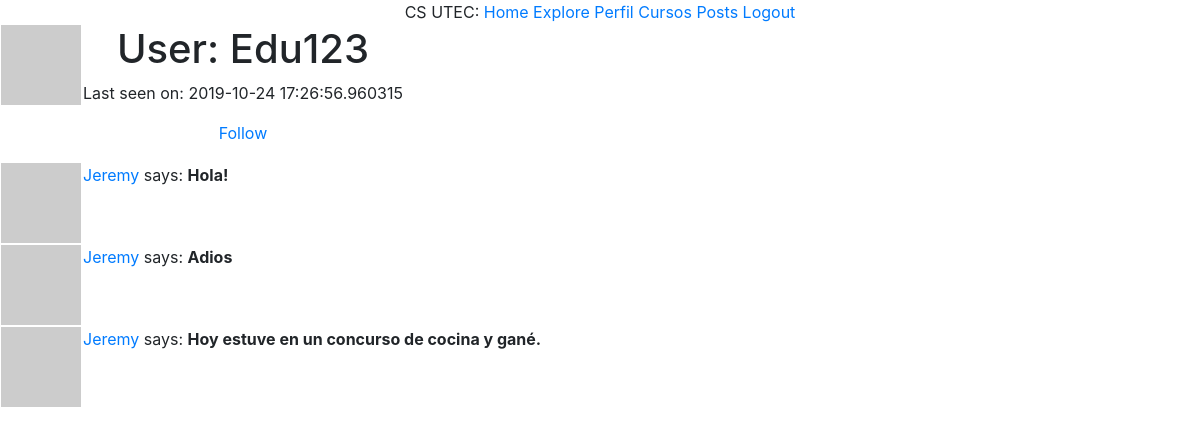
Screenshot of /user/Edu123 (signed in) with the database file from the repository.
### app/models.py (models this page shows, shortened)
class User(UserMixin, db.Model):
    id = db.Column(db.Integer, primary_key=True)
    username = db.Column(db.String(70), index = True, unique = True)
    email = db.Column(db.String(90), index = True, unique = True)
    password_hash = db.Column(db.String(110))
    posts = db.relationship('Post', backref='author', lazy='dynamic')
    gender = db.Column(db.String(5))
    about_me = db.Column(db.String(140))
    last_seen = db.Column(db.DateTime, default=datetime.utcnow)
    followed = db.relationship(
        'User', secondary=followers,
        primaryjoin=(followers.c.follower_id == id),
        secondaryjoin=(followers.c.followed_id == id),
        backref=db.backref('followers', lazy='dynamic'), lazy='dynamic')
    def avatar(self, size):
        digest = md5(self.email.lower().encode('utf-8')).hexdigest()
        return 'https://www.gravatar.com/avatar/{}?d=identicon&s={}'.format(digest, size)
    def is_following(self, user): #Si retorna uno, es porque el usuario sigue.
        return self.followed.filter(
            followers.c.followed_id == user.id).count() > 0 #revisa que
    def user_posts(self):
        return self.posts

class Post(db.Model):
    id = db.Column(db.Integer, primary_key=True)
    body = db.Column(db.String(140))
    timestamp = db.Column(db.DateTime, index=True, default=datetime.utcnow)
    user_id = db.Column(db.Integer, db.ForeignKey('user.id'))

### app/routes.py (the view)
@app.route('/user/<username>')
@login_required
def user(username):
    user = User.query.filter_by(username=username).first_or_404()
    posts = current_user.user_posts()
    return render_template('user.html', user=user, posts=posts)

### app/models.py (called while the page is built)
@login.user_loader
def load_user(id):
    return User.query.get(int(id))

### app/routes.py (called while the page is built)
@app.before_request
def before_request():
    if current_user.is_authenticated:
        current_user.last_seen = datetime.utcnow()
        db.session.commit()

### app/templates/user.html (shortened to what this page needs)
{% extends "base.html" %}
{% block content %}
  <table>
        <tr valign="top">
            <td><img src="{{ user.avatar(128) }}"></td>
            <td>
                <h1>User: {{ user.username }}</h1>
                {% if user.last_seen %}<p>Last seen on: {{ user.last_seen }}</p>{% endif %}
                {% if user == current_user %}
                <p><a href="{{ url_for('edit_profile') }}">Edit your profile</a></p>
                {% elif not current_user.is_following(user) %}
                <p><a href="{{ url_for('follow', username=user.username) }}">Follow</a></p>
		{% else %}
		<p><a href="{{ url_for('unfollow', username=user.username) }}">Unfollow</a></p>
                {% endif %}
            </td>
        </tr>
  </table>
    {% for post in posts %}
        {% include "_post.html" %}
    {% endfor %}
{% endblock %}

### app/templates/_post.html
  <table style = "text-align: center">
        <tr valign="top">
            <td><img src="{{ post.author.avatar(36) }}"></td>
            <td>
                <a href="{{ url_for('user', username=post.author.username) }}">
                    {{ post.author.username }}
                </a>
                says: <b>{{ post.body }}</>
            </td>
        </tr>
    </table>

### rows the page displays
User: username "Edu123", last_seen "2019-10-24 17:26:56.960315"
Post: author.username "Jeremy", body "Hola!"
Post: author.username "Jeremy", body "Adios"
Post: author.username "Jeremy", body "Hoy estuve en un concurso de cocina y gané."
